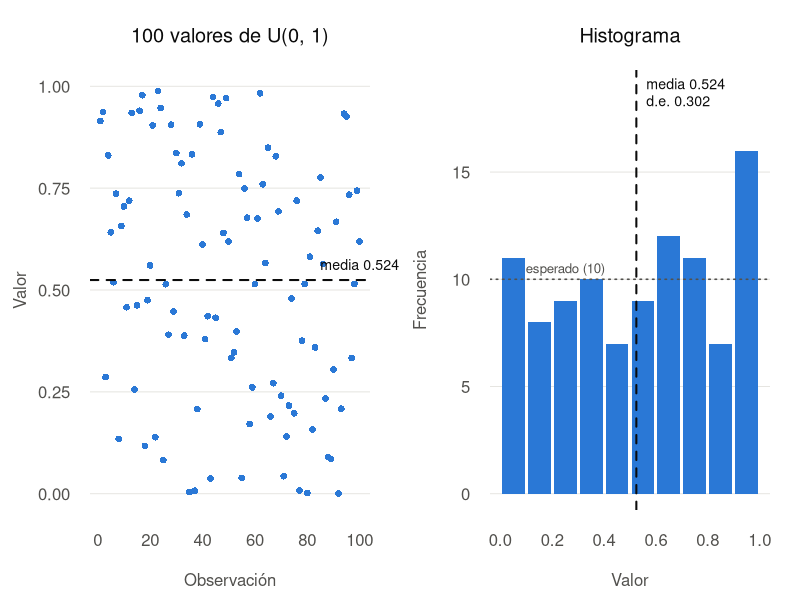

The R script that drew this image:
# 100 valores aleatorios de una distribución uniforme U(0, 1):
# gráfica, media y desviación estándar.

set.seed(42)  # misma muestra en cada ejecución
x <- runif(100, min = 0, max = 1)

media <- mean(x)
desv  <- sd(x)

cat(sprintf("Media:               %.4f  (teórica 0.5000)\n", media))
cat(sprintf("Desviación estándar: %.4f  (teórica %.4f)\n", desv, 1 / sqrt(12)))

# Colores
serie  <- "#2a78d6"
fondo  <- "#fcfcfb"
tinta  <- "#0b0b0b"
tenue  <- "#52514e"
reja   <- "#e6e5e1"

png("uniforme.png", width = 1600, height = 700, res = 150, bg = fondo)
par(mfrow = c(1, 2), mar = c(4.5, 4.5, 3.5, 1.5), family = "sans",
    col.axis = tenue, col.lab = tenue, fg = tenue, bty = "n", las = 1)

# 1) Valores en orden de generación
plot(x, pch = 16, cex = 0.9, col = serie, ylim = c(0, 1),
     xlab = "Observaci\u00f3n", ylab = "Valor", axes = FALSE,
     main = "100 valores de U(0, 1)", col.main = tinta, font.main = 1, cex.main = 1.2)
abline(h = seq(0, 1, 0.25), col = reja, lwd = 1)
points(x, pch = 16, cex = 0.9, col = serie)
abline(h = media, col = tinta, lwd = 2, lty = 2)
axis(1, lwd = 0, lwd.ticks = 0)
axis(2, at = seq(0, 1, 0.25), lwd = 0, lwd.ticks = 0)
text(100, media, sprintf("media %.3f", media), pos = 3, col = tinta, cex = 0.85, xpd = NA)

# 2) Histograma
cortes <- seq(0, 1, by = 0.1)
h <- hist(x, breaks = cortes, plot = FALSE)
plot(NULL, xlim = c(0, 1), ylim = c(0, max(h$counts) + 3), axes = FALSE,
     xlab = "Valor", ylab = "Frecuencia",
     main = "Histograma", col.main = tinta, font.main = 1, cex.main = 1.2)
abline(h = pretty(c(0, max(h$counts) + 3)), col = reja, lwd = 1)
hueco <- 0.006
rect(cortes[-length(cortes)] + hueco, 0, cortes[-1] - hueco, h$counts,
     col = serie, border = NA)
abline(h = 10, col = tenue, lwd = 1.5, lty = 3)  # frecuencia esperada: 100 / 10
text(0.25, 10, "esperado (10)", pos = 3, col = tenue, cex = 0.8, offset = 0.3, xpd = NA)
abline(v = media, col = tinta, lwd = 2, lty = 2)
text(media, max(h$counts) + 2.5, sprintf("media %.3f\nd.e. %.3f", media, desv),
     pos = 4, col = tinta, cex = 0.85)
axis(1, at = seq(0, 1, 0.2), lwd = 0, lwd.ticks = 0)
axis(2, lwd = 0, lwd.ticks = 0)

invisible(dev.off())
cat("Gráfica guardada en uniforme.png\n")
